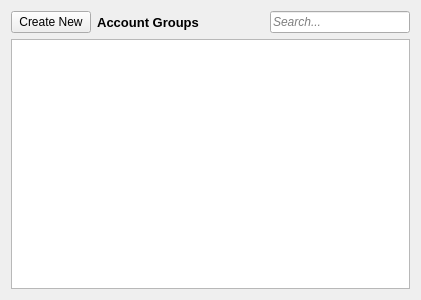
<?xml version="1.0" encoding="UTF-8"?>
<ui version="4.0">
 <class>accountGroups</class>
 <widget class="QWidget" name="accountGroups">
  <property name="geometry">
   <rect>
    <x>0</x>
    <y>0</y>
    <width>421</width>
    <height>300</height>
   </rect>
  </property>
  <property name="windowTitle">
   <string>Form</string>
  </property>
  <layout class="QGridLayout" name="gridLayout">
   <item row="0" column="0">
    <layout class="QHBoxLayout" name="horizontalLayout">
     <item>
      <widget class="QPushButton" name="createNewPushButton">
       <property name="sizePolicy">
        <sizepolicy hsizetype="Fixed" vsizetype="Fixed">
         <horstretch>0</horstretch>
         <verstretch>0</verstretch>
        </sizepolicy>
       </property>
       <property name="text">
        <string>Create New</string>
       </property>
      </widget>
     </item>
     <item>
      <widget class="QLabel" name="titleLabel">
       <property name="font">
        <font>
         <pointsize>10</pointsize>
         <weight>75</weight>
         <bold>true</bold>
        </font>
       </property>
       <property name="text">
        <string>Account Groups                  </string>
       </property>
       <property name="alignment">
        <set>Qt::AlignCenter</set>
       </property>
      </widget>
     </item>
     <item>
      <widget class="QLineEdit" name="searchLine">
       <property name="font">
        <font>
         <italic>true</italic>
        </font>
       </property>
       <property name="text">
        <string/>
       </property>
       <property name="placeholderText">
        <string>Search...</string>
       </property>
      </widget>
     </item>
    </layout>
   </item>
   <item row="1" column="0">
    <widget class="QTableView" name="tableView">
     <property name="selectionBehavior">
      <enum>QAbstractItemView::SelectRows</enum>
     </property>
    </widget>
   </item>
  </layout>
 </widget>
 <resources/>
 <connections/>
</ui>
